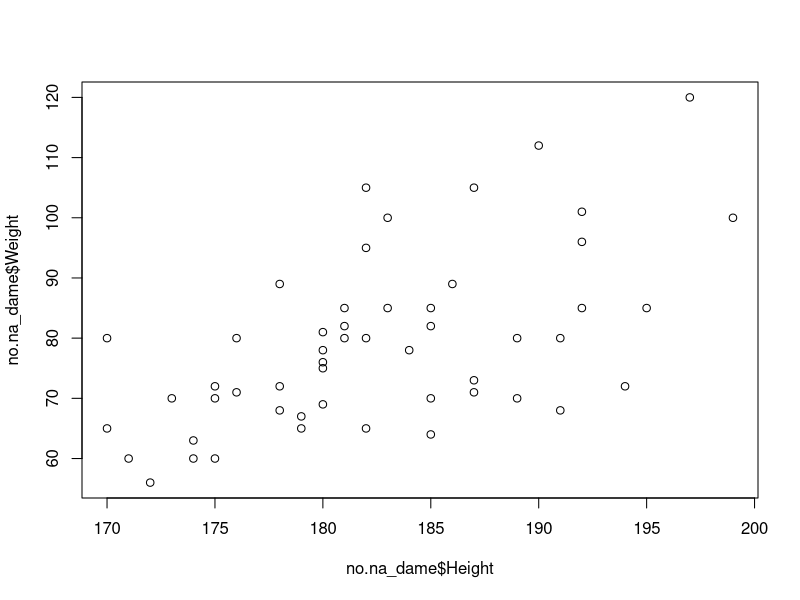
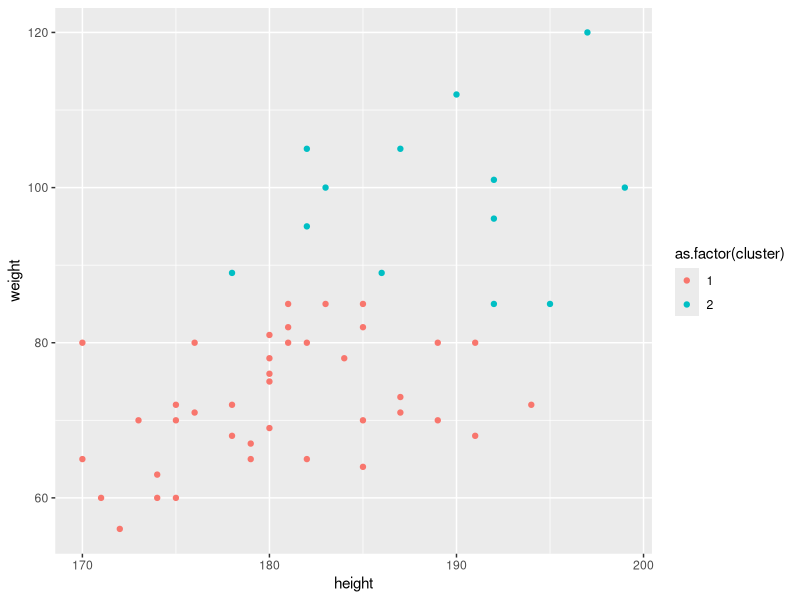

Recreate these plots in R, in order.
## AD
## test run k-clustering for Q3Q4

## ---------- age - height ----------------
### k cluster age - height dame !!! only male
library(readxl)
dame_raw <- read_excel("Data/rawData/SimTLXAnswers_Dame.xlsx")
no.na_dame <- dame_raw[complete.cases(dame_raw), ]
no.na_dame <- no.na_dame[no.na_dame$Gender == "M", ]

cluster_dame <- kmeans(no.na_dame[, c("Weight", "Height")], centers = 2)
height_age <- plot(y = no.na_dame$Weight, x = no.na_dame$Height)

cluster_dame_df <- data.frame(no.na_dame$Weight, no.na_dame$Height, cluster_dame$cluster)
colnames(cluster_dame_df) <- c("weight", "height", "cluster")
library(dplyr)
cluster_dame_df |> group_by(cluster) |> summarize(mean_weight = mean(weight, na.rm = TRUE),
mean_height = mean(height, na.rm = TRUE))

library(ggplot2)
ggplot(cluster_dame_df, aes(x = height, y = weight, color = as.factor(cluster))) + 
  geom_point()

## ----------- check stress level or physical load
# idea : probably we dont need very complicated subsets
# maybe only compare one dimensional supgroup (gender, group adaptive/non, ...)
# 2 dimensional subgroups that worth-trying : weight-height (might indicate ppl 
## ...with unhealthy figures have more stress or physical load)

### AD comment: i already run 2 dimensions kclustering between weight and height...
### ...we might merge and compare between those 2 clusters
